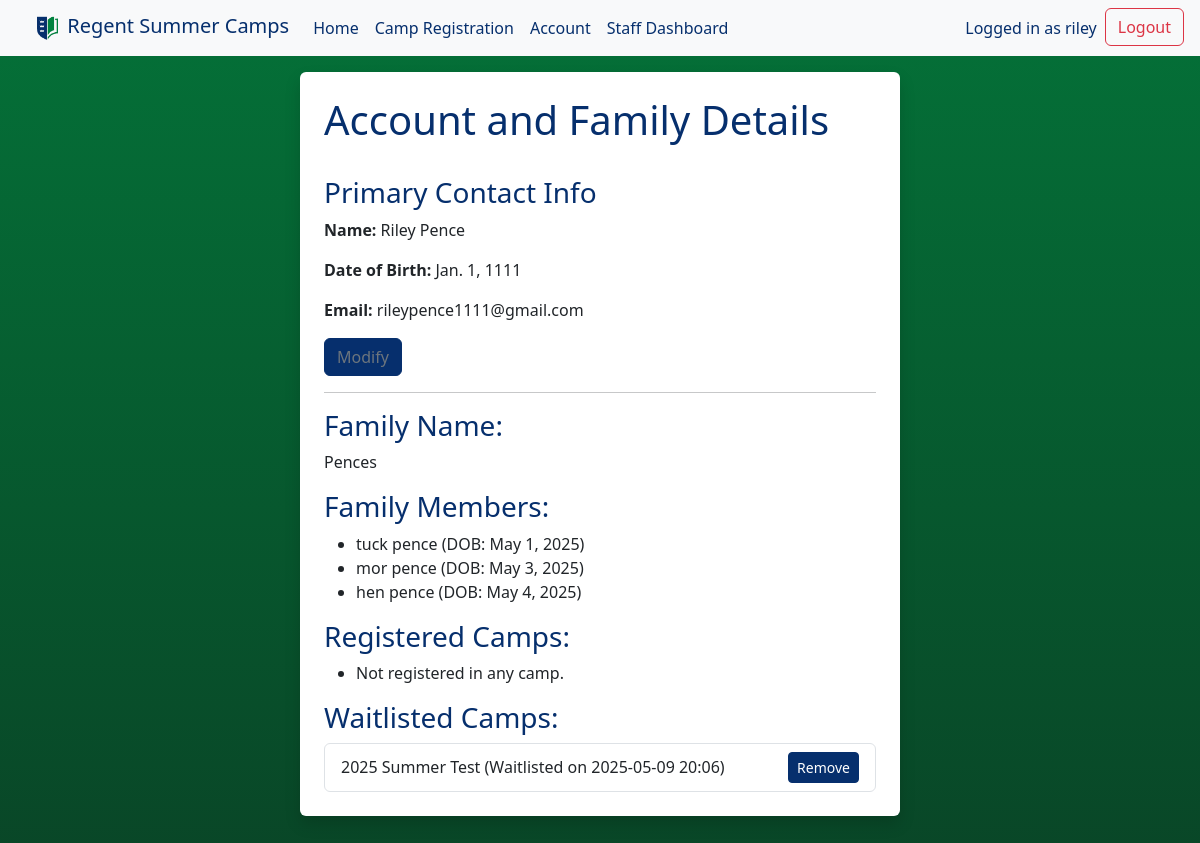
Page /users/account/ (signed in) on the committed database.
### campreg/models.py (models this page shows, shortened)
class Individual(models.Model):
    user = models.OneToOneField(User, on_delete=models.CASCADE, null=True, blank=True)
    first_name = models.CharField(max_length=100)
    last_name = models.CharField(max_length=100)
    date_of_birth = models.DateField()
    email = models.EmailField(blank=True, null=True)

class Family(models.Model):
    family_name = models.CharField(max_length=100)
    primary_contact = models.ForeignKey(Individual, on_delete=models.CASCADE, related_name='primary_for_family')
    members = models.ManyToManyField(Individual, related_name='families')

class WaitingList(models.Model):
    family = models.ForeignKey(Family, on_delete=models.CASCADE)
    camp = models.ForeignKey(Camp, on_delete=models.CASCADE)
    date_added = models.DateTimeField(auto_now_add=True)

class Camp(models.Model):
    name = models.CharField(max_length=100)
    start_date = models.DateField()
    end_date = models.DateField()
    max_capacity = models.IntegerField()
    registered_families = models.ManyToManyField(Family, blank=True)
    archived = models.BooleanField(default=False)

### users/views.py (the view)
# urls.py: path('account/', views.account_view, name='account'),
def account_view(request):
    user = request.user
    try:
        individual = Individual.objects.get(user=user)
        family = Family.objects.get(primary_contact=individual)
    except (Individual.DoesNotExist, Family.DoesNotExist):
        individual = None
        family = None
    if request.method == 'POST':
        individual_form = IndividualForm(request.POST, instance=individual)
        if individual_form.is_valid():
            individual_form.save()
            return redirect("home")
    else:
        individual_form = IndividualForm(instance=individual)
    members = family.members.exclude(id=family.primary_contact.id) if family else []
    registered_camps = Camp.objects.filter(registered_families=family) if family else []
    waitlisted_camps = WaitingList.objects.filter(family=family) if family else []
    return render(request, 'users/account.html', {
        'individual_form': individual_form,
        'family': family,
        'members': members,
        'registered_camps': registered_camps,
        'waitlisted_camps': waitlisted_camps
    })

### users/templates/users/account.html (shortened to what this page needs)
{% extends 'layout.html' %}
{% block content %}
<div class="shadow p-4 mb-5 bg-body rounded">
  <h1>Account and Family Details</h1>
  <br>
  <h3>Primary Contact Info</h3>
  <div id="primary-display">
    <p><strong>Name:</strong> {{ individual_form.instance.first_name }} {{ individual_form.instance.last_name }}</p>
    <p><strong>Date of Birth:</strong> {{ individual_form.instance.date_of_birth }}</p>
    <p><strong>Email:</strong> {{ individual_form.instance.email }}</p>
    <button type="button" class="btn btn-outline-secondary" onclick="toggleSection('primary')">Modify</button>
  </div>
  {% if family %}
    <hr>
    <h3>Family Name:</h3>
    <p>{{ family.family_name }}</p>
    <h3>Family Members:</h3>
    <ul>
      {% for member in members %}
        <li>{{ member.first_name }} {{ member.last_name }} (DOB: {{ member.date_of_birth }})</li>
      {% empty %}
        <li>No additional members.</li>
      {% endfor %}
    </ul>
    <h3>Registered Camps:</h3>
    <ul>
      {% for camp in registered_camps %}
        <li>
          {{ camp.name }} ({{ camp.start_date }} – {{ camp.end_date }})
          <form method="post" action="{% url 'users:remove_camp' camp.id %}" style="display:inline;">
            {% csrf_token %}
            <button type="submit" class="btn btn-danger btn-sm">Remove</button>
          </form>
        </li>
      {% empty %}
        <li>Not registered in any camp.</li>
      {% endfor %}
    </ul>
    <h3>Waitlisted Camps:</h3>
    <ul class="list-group">
      {% for wait in waitlisted_camps %}
        <li class="list-group-item d-flex justify-content-between align-items-center">
          <span>{{ wait.camp.name }} (Waitlisted on {{ wait.date_added|date:"Y-m-d H:i" }})</span>
          <form method="post" action="{% url 'users:remove_waitlist' wait.camp.id %}">
            <button type="submit" class="btn btn-danger btn-sm">Remove</button>
          </form>
        </li>
      {% empty %}
        <li class="list-group-item text-muted">Not on any waitlists.</li>
      {% endfor %}
    </ul>
  {% else %}
    <p class="text-muted mt-4">No family record found.</p>
  {% endif %}
</div>
{% endblock %}

### templates/layout.html (shortened to what this page needs)
<!DOCTYPE html>
<html lang="en">
<head>
    {% load static %}
    {% load bootstrap5 %}
    {% bootstrap_css %}
    <link rel="stylesheet" href="{% static 'css/style.css' %}">
</head>
<body>
<section class="bg-col">
    <div class="container-fluid container-fullwidth bg-light">
        <div class="container-fluid mx-2">
            <nav class="navbar navbar-expand-lg navbar-regent">
                <a class="navbar-brand mb-0 h1" href="/home">
                    <img src="{% static 'images/regent.png' %}" height="30" width="30">
                    Regent Summer Camps
                </a>
                <div class="collapse navbar-collapse" id="navbarBar">
                    <ul class="navbar-nav mb-2 mb-lg-0">
                        <li class="nav-item">
                            <a class="nav-link" href="/home">Home</a>
                        </li>
                        {% if user.is_authenticated %}
                            <li class="nav-item">
                                <a class="nav-link" href="/register">Camp Registration</a>
                            </li>
                            <li class="nav-item">
                                <a class="nav-link" href="/users/account">Account</a>
                            </li>
                            {% if user.is_staff %}
                                <li class="nav-item">
                                    <a class="nav-link" href="{% url 'staff:dashboard' %}">Staff Dashboard</a>
                                </li>
                            {% endif %}
                        {% else %}
                            <li class="nav-item">
                                <a class="nav-link" href="/users/register">Sign Up</a>
                            </li>
                        {% endif %}
                    </ul>
                    <ul class="navbar-nav ms-auto">
                        {% if user.is_authenticated %}
                            <li class="navbar-text me-2">
                                Logged in as {{ user.get_username }}
                            </li>
                            <li class="nav-item">
                                <form class="form" action="{% url 'users:logout' %}" method="post">
                                    <button type="submit" class="btn btn-logout" aria-label="Logout" title="Logout">Logout</button>
                                </form>
                            </li>
                        {% else %}
                            <li class="nav-item">
                                <a class="nav-link" href="/users/login">Login</a>
                            </li>
                        {% endif %}
                    </ul>
                </div>
            </nav>
        </div>
    </div>
    <div class="container-fluid container-fullwidth mt-3">
        <div class="row d-flex justify-content-center">
            {% block content %}
            {% endblock %}
        </div>
    </div>
</section>
</body>
</html>

### static/css/style.css (style rules this page uses)
body { min-height: 100vh; background-image: linear-gradient(#047138, #094627); }
h1, h3, label { color: #062f6d; }
.navbar-regent .nav-link { color: #062f6d; font-weight: 500; transition: color .15s ease-in-out; }
.navbar-regent .navbar-brand { color: #062f6d; }
.navbar-regent .navbar-text { color: #062f6d; }
.btn { background-color: #062f6d; border-color: #062f6d; transition: all .15s ease-in-out; }
.btn-logout { color: var(--bs-danger); border-color: var(--bs-danger); background-color: transparent; transition: all .15s ease-in-out; }
.shadow { width: 50%; }
.container-fullwidth { width: 100%; margin: 0; }

### rows in the picture
Individual: instance.first_name "Riley", instance.last_name "Pence", instance.date_of_birth "Jan. 1, 1111", instance.email "rileypence1111@gmail.com"
Family: family_name "Pences"
Individual: first_name "tuck", last_name "pence", date_of_birth "May 1, 2025"
Individual: first_name "mor", last_name "pence", date_of_birth "May 3, 2025"
Individual: first_name "hen", last_name "pence", date_of_birth "May 4, 2025"
WaitingList: camp.name "2025 Summer Test", date_added "2025-05-09 20:06"

### other values in the picture
{{ user.get_username }} "riley"
